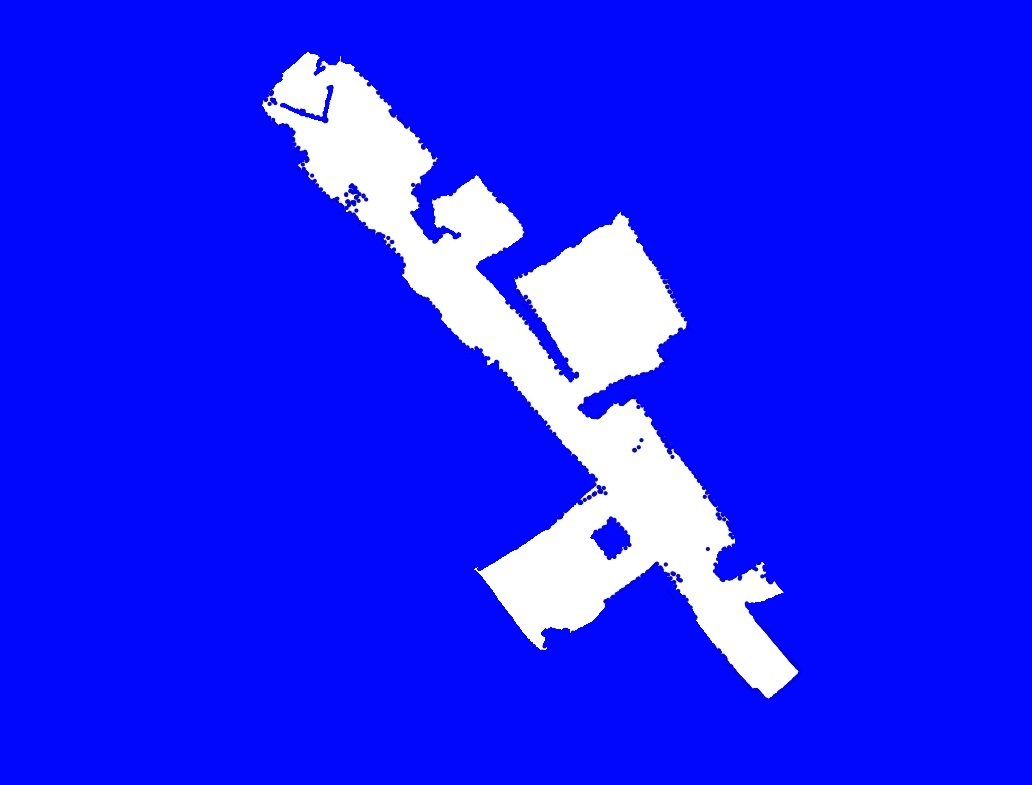
#> input picture Python/ICP/Corrected_optimized_colored.png, 1032 x 785 px, found by its file name
$ python voronoi.py
#> lines starting #> are read from the running program, lines starting #| are printed output that depends on the picture; after the words box and inside, x2 and y2 are one past the last pixel; in counts of white or black regions, pixels touching at a corner belong together
import cv2
import os
import numpy as np
import matplotlib.pyplot as plt

#ori=cv2.imread('ICP/Kort.png')
#ori=cv2.imread('ICP/MapNoPoints.png')
ori=cv2.imread('ICP/Corrected_optimized_colored.png')
#> ori is the input picture: shape (785, 1032, 3); mean B, G, R 252.4, 33, 27.7

medianBlur = cv2.medianBlur(ori, 9)
median_edges = cv2.Canny(medianBlur, 50, 130)
#> median_edges: shape (785, 1032); 0.53% white in thin lines or dots, all inside (x1, y1, x2, y2) = (263, 53, 797, 697)

rows, cols = ori.shape[:2]
#> rows = 785; cols = 1032

onlyEdges_x = []
onlyEdges_y = []

for i in range(1, rows -1):
    for j in range(1, cols -1):
        if median_edges[i,j] == 255:
            onlyEdges_x.append(i)
            onlyEdges_y.append(j)
#> after the loop, onlyEdges_x = 4286 values from 53 to 696

empty = np.zeros(ori.shape[:2])

for i in range(len(onlyEdges_x)):
    empty[onlyEdges_x[i],onlyEdges_y[i]] = 255


# [5 lines of commented-out code are left out]


from skimage.morphology import medial_axis, skeletonize, thin

# Image needs to be 0 and 1 in order to work with skeletonize
#image = cv2.cvtColor(ori, cv2.COLOR_RGB2GRAY)

gray = cv2.cvtColor(ori, cv2.COLOR_RGB2GRAY)
thresh, image = cv2.threshold(gray, 128, 255, cv2.THRESH_BINARY | cv2.THRESH_OTSU)
#> image: shape (785, 1032); 10.5% white; 7 white regions (6 under 20 px), largest, box (x1, y1, x2, y2) and area: (262, 52, 798, 698) 85265
#> thresh = 166
kernel = np.ones((9, 9), np.uint8)
image = cv2.dilate(image, kernel)
#> image: shape (785, 1032); 12.9% white; 1 white region, box (x1, y1, x2, y2) and area: (258, 48, 802, 702) 104437
image = cv2.erode(image, kernel)
#> image: shape (785, 1032); 10.9% white; 1 white region, box (x1, y1, x2, y2) and area: (262, 52, 798, 698) 88085


# [4 lines of commented-out code are left out]
for i in range(0, rows):
    for j in range(0, cols):
        if image[i,j] == 255:
            image[i,j] = 1
        else:
            image[i,j] = 0
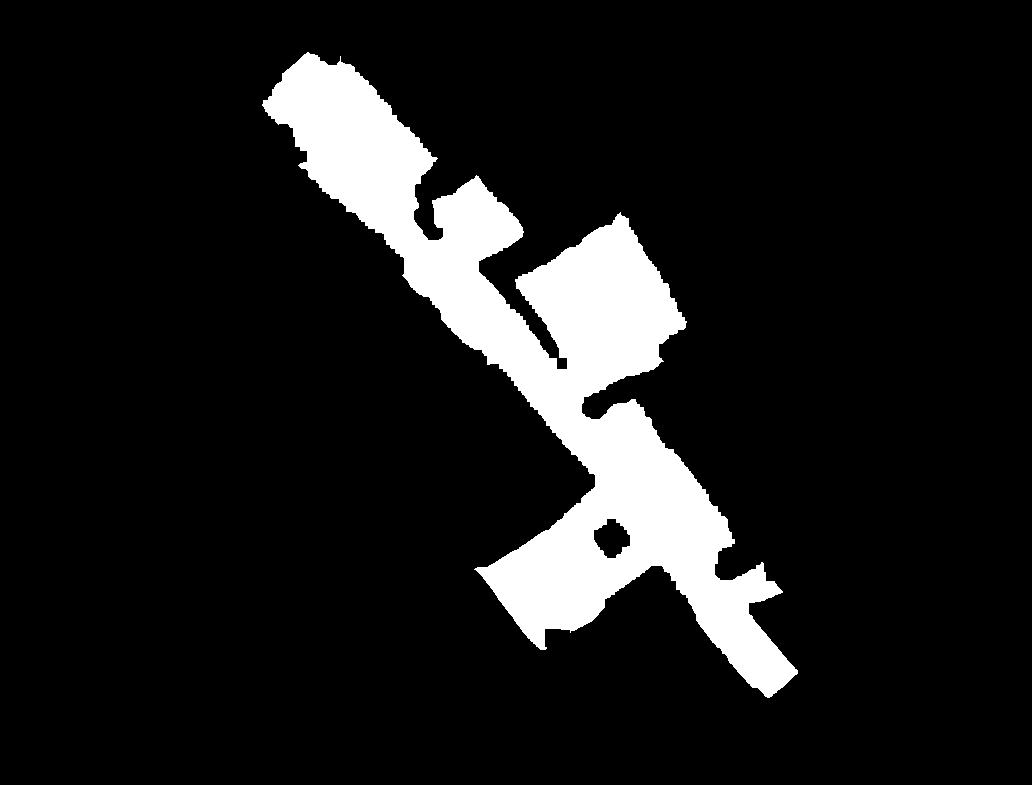
#> image: shape (785, 1032); values 0 (black) and 1 (white), 10.9% white; 1 white region, box (x1, y1, x2, y2) and area: (262, 52, 798, 698) 88085

skeleton = skeletonize(image)
#> skeleton: shape (785, 1032) bool; 0.27% white in thin lines or dots, all inside (x1, y1, x2, y2) = (267, 56, 796, 693)
skeleton_lee = skeletonize(image, method='lee')
#> skeleton_lee: shape (785, 1032) bool; 0.23% white in thin lines or dots, all inside (x1, y1, x2, y2) = (270, 56, 795, 692)
#skel, distance = medial_axis(image, return_distance=True)
skel = medial_axis(image, return_distance=False)
#> skel: shape (785, 1032) bool; 0.7% white in thin lines or dots, all inside (x1, y1, x2, y2) = (263, 55, 788, 693)

# Convert from dtype: bool to uint8
skeleton_uint8 = skeleton.astype(np.uint8)
skel_uint8 = skel.astype(np.uint8)
#skeleton_lee_color = cv2.cvtColor(skeleton_lee, cv2.COLOR_GRAY2RGB)

for i in range(1, rows -1):
    for j in range(1, cols -1):
        # Revert skeletonize to 255 and 0
        if skeleton_uint8[i,j] == True:
            skeleton_uint8[i,j] = 255
        else:
            skeleton_uint8[i,j] = 0
        # convert image to 255 and 0
        if image[i,j] == 1:
            image[i,j] = 255

        if skel_uint8[i,j] > 0:
            skel_uint8[i,j] = 255

        if skeleton_lee[i,j] > 0:
            skeleton_lee[i,j] = 255
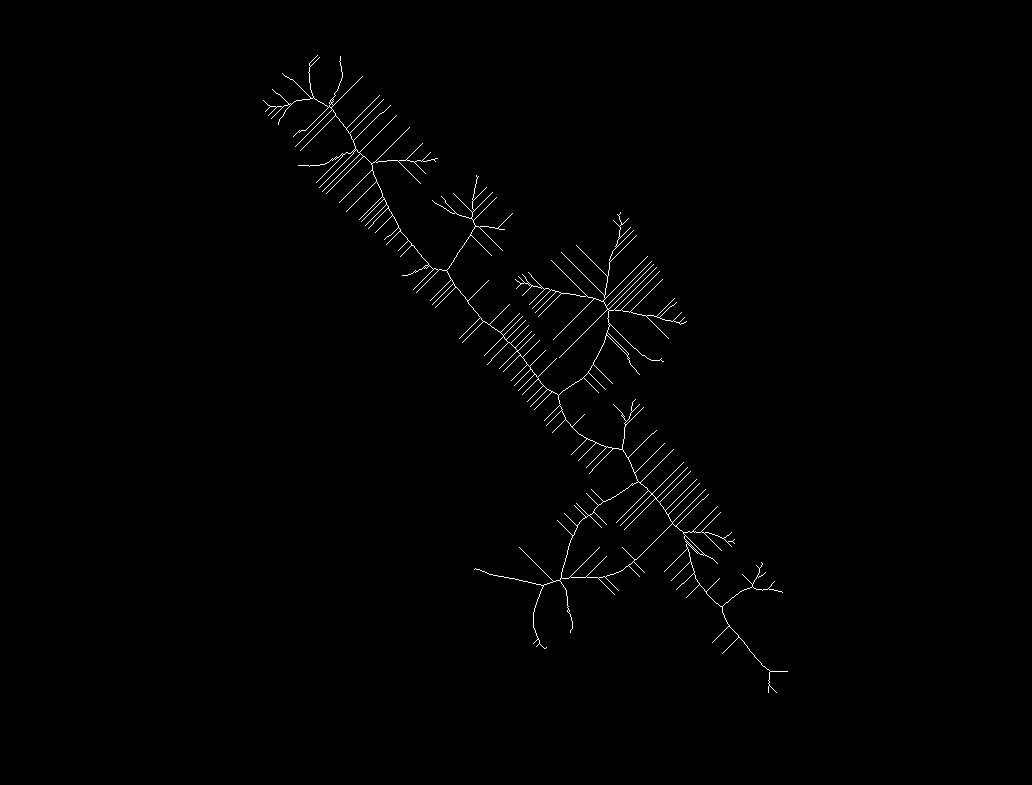
#> skel_uint8: shape (785, 1032); 0.7% white in thin lines or dots, all inside (x1, y1, x2, y2) = (263, 55, 788, 693)
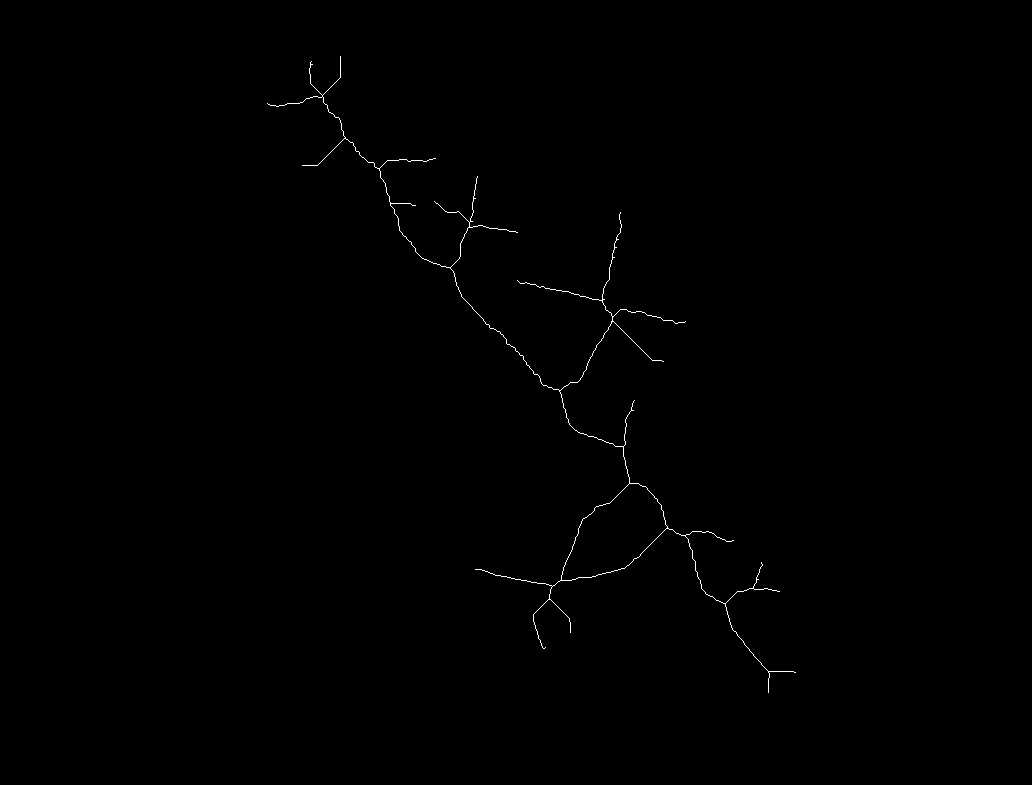
#> skeleton_uint8: shape (785, 1032); 0.27% white in thin lines or dots, all inside (x1, y1, x2, y2) = (267, 56, 796, 693)
            #skeleton_lee_color[i,j] = [255,255,255]


# Convert to RGB
#skeleton_color = cv2.cvtColor(skeleton_uint8, cv2.COLOR_GRAY2RGB)
image_color_skeleton = cv2.cvtColor(image, cv2.COLOR_GRAY2RGB)
image_color_skeleton_lee = cv2.cvtColor(image, cv2.COLOR_GRAY2RGB)
#image_color_medialAxis = image_color_skeleton.copy()
image_color_medialAxis =  cv2.cvtColor(image, cv2.COLOR_GRAY2RGB)

for i in range(1, rows -1):
    for j in range(1, cols -1):
        # Insert red lines where skeleton fits the original image
        if skeleton[i,j] > 0:
            image_color_skeleton[i,j] = [255,0,0]
            # Create dots
            counter_skel = 0
            for k in range(-1, 2, 1):
                for l in range(-1, 2, 1):
                    if l == 0 and k == 0:
                        continue
                    if skeleton_uint8[i+l,j+k] == 255:
                        counter_skel += 1
            if counter_skel > 2:
                #image_color_skeleton[i,j] = [0,0,255]
                cv2.circle(image_color_skeleton, (j,i), 1, (0,0,255), 1)

        if skeleton_lee[i,j] > 0:
            image_color_skeleton_lee[i,j] = [255,0,0]
            counter_dist = 0
            for k in range(-1, 2, 1):
                for l in range(-1, 2, 1):
                    if l == 0 and k == 0:
                        continue
                    if skeleton_lee[i+l,j+k] > 0:
                        counter_dist += 1
            if counter_dist > 2:
                #image_color_skeleton_lee[i,j] = [0,0,255]
                cv2.circle(image_color_skeleton_lee, (j,i), 1, (0,0,255), 1)

        if skel_uint8[i,j] > 0:
            image_color_medialAxis[i,j] = [255,0,0]
            counter_dist = 0
            for k in range(-1, 2, 1):
                for l in range(-1, 2, 1):
                    if l == 0 and k == 0:
                        continue
                    if skel_uint8[i+l,j+k] > 0:
                        counter_dist += 1
            if counter_dist > 2:
                #image_color_medialAxis[i,j] = [0,0,255]
                cv2.circle(image_color_medialAxis, (j,i), 1, (0,0,255), 1)
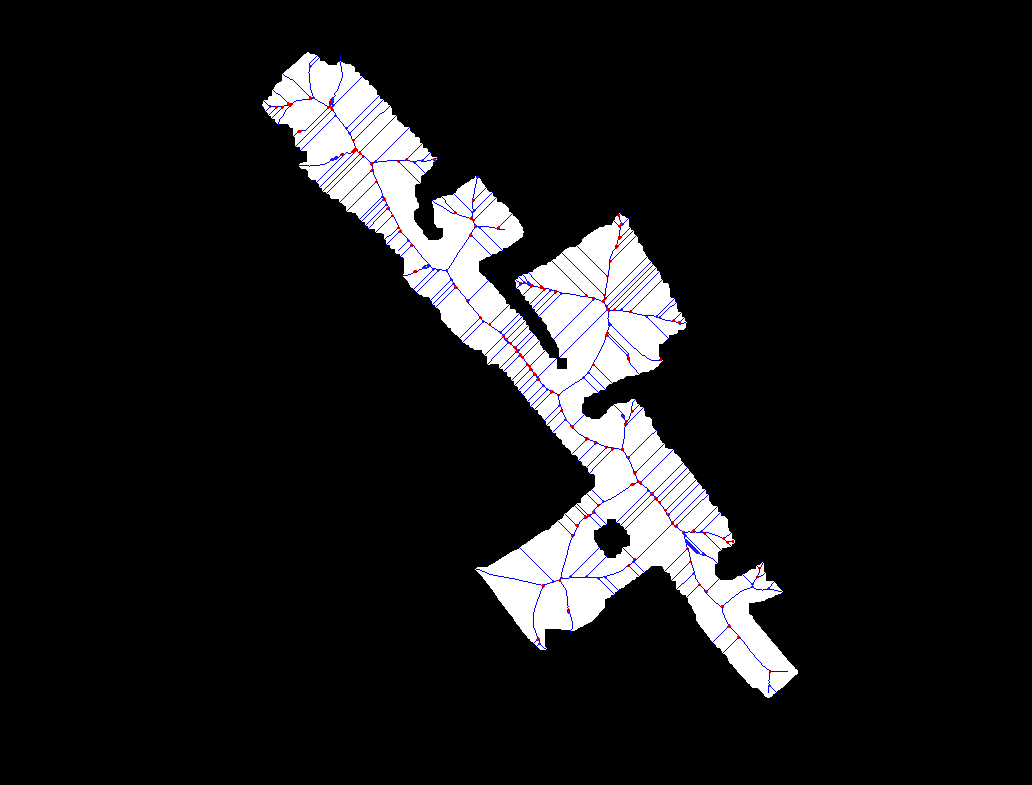
#> image_color_medialAxis: shape (785, 1032, 3); mean B, G, R 27.4, 25.6, 26
#> image_color_skeleton: shape (785, 1032, 3); mean B, G, R 27.7, 27, 27.1
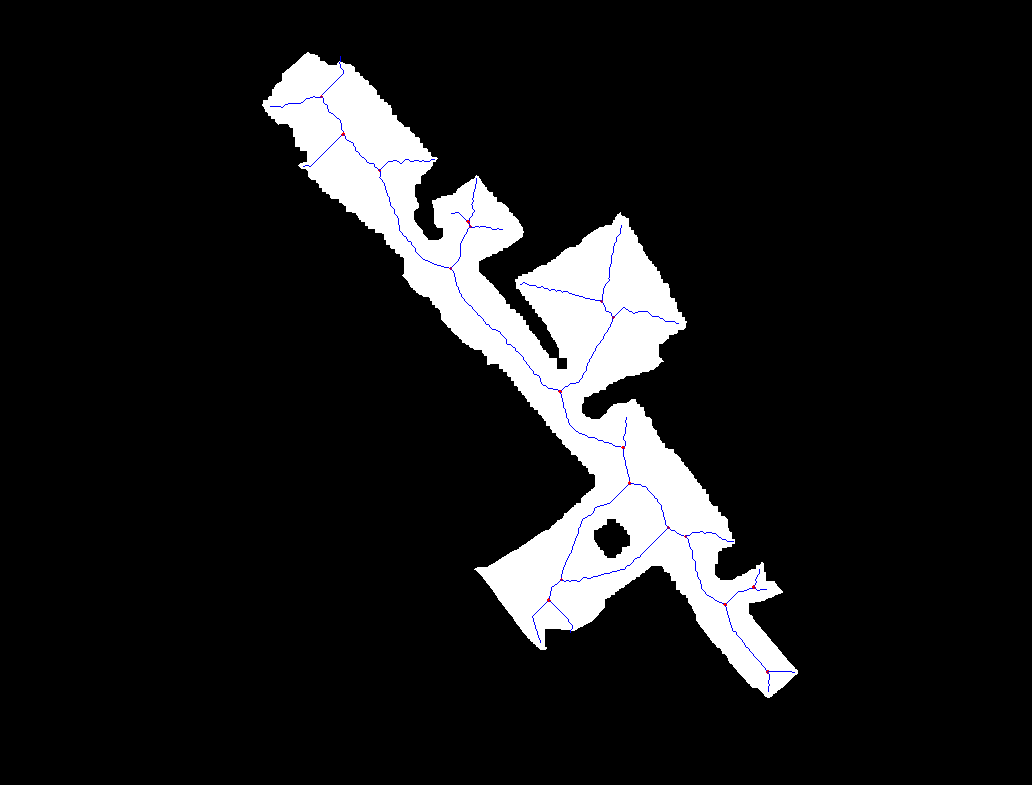
#> image_color_skeleton_lee: shape (785, 1032, 3); mean B, G, R 27.7, 27.1, 27.2

fig, axes = plt.subplots(2, 3, figsize=(15, 10), sharex=True, sharey=True)
ax = axes.ravel()
ax[0].imshow(skeleton, cmap=plt.cm.gray)
ax[0].set_title('skeleton')
ax[0].axis('off')

ax[1].imshow(skeleton_lee, cmap=plt.cm.gray)
ax[1].set_title('skeleton lee')
ax[1].axis('off')

ax[2].imshow(skel, cmap=plt.cm.gray)
ax[2].set_title('Medial Axis')
ax[2].axis('off')

ax[3].imshow(image_color_skeleton, cmap=plt.cm.gray)
ax[3].set_title('Image with Skeleton')
ax[3].axis('off')

ax[4].imshow(image_color_skeleton_lee, cmap=plt.cm.gray)
ax[4].set_title('Image with Skeleton Lee')
ax[4].axis('off')

ax[5].imshow(image_color_medialAxis, cmap=plt.cm.gray)
ax[5].set_title('Image with Medial axis')
ax[5].axis('off')

"""
# Skeleton
cv2.imwrite('voronoi/icp_skeleton.png', skeleton_uint8)
cv2.imwrite('voronoi/icp_skeleton_map.png', image_color_skeleton)
# Skeleton lee
cv2.imwrite('voronoi/icp_skeleton_lee.png', skeleton_lee)
cv2.imwrite('voronoi/icp_skeleton_lee_map.png', image_color_skeleton_lee)
# Medial
cv2.imwrite('voronoi/icp_medialAxis.png', skel_uint8)
cv2.imwrite('voronoi/icp_medialAxis_map.png', image_color_medialAxis)
"""

fig.tight_layout()
plt.show()
#> figure, not shown here; B, G, R data is drawn as R, G, B


# [5 lines of commented-out code are left out]
